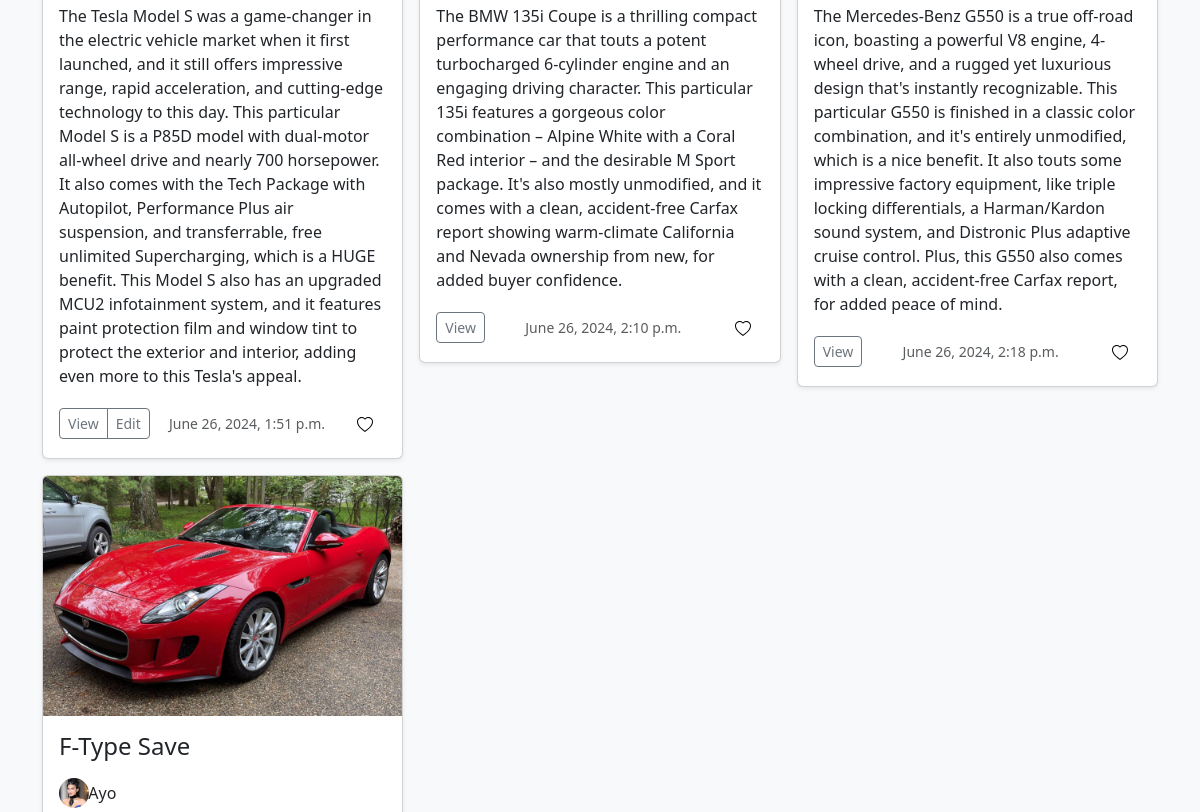
Page /home/ (signed in, middle part) on the earlier database version.
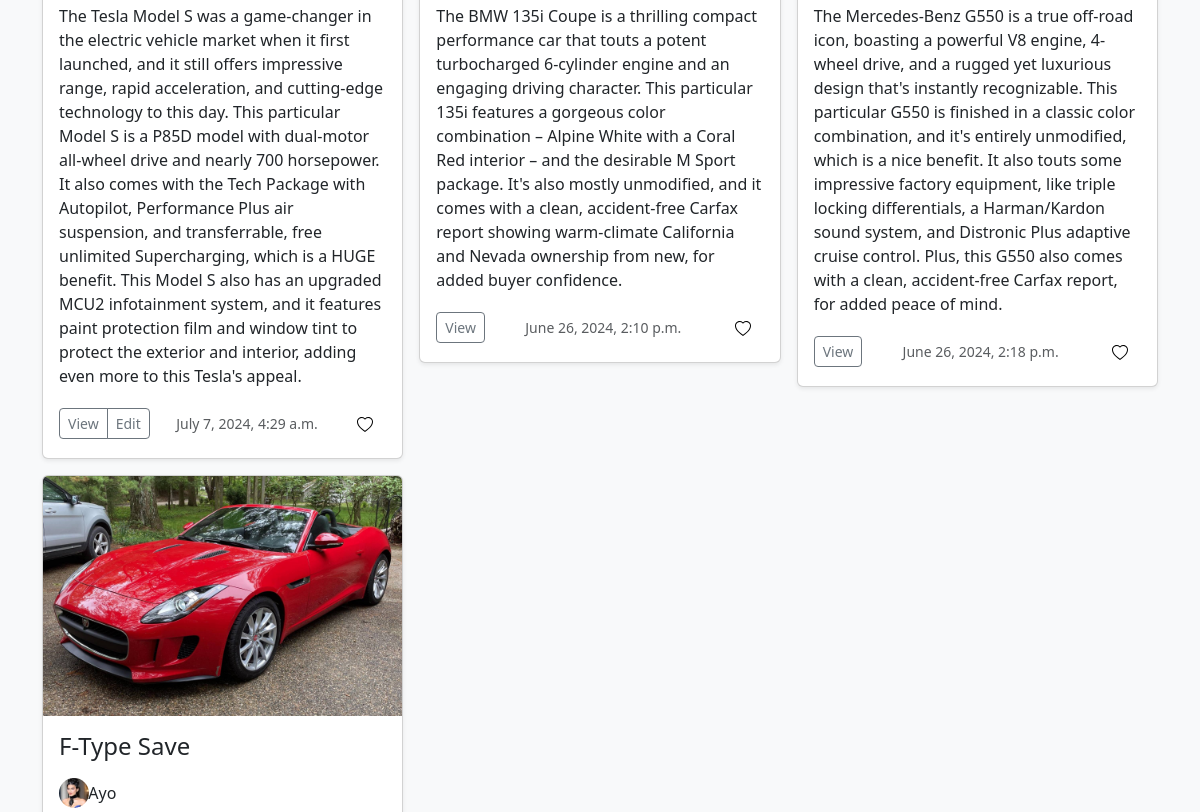
Same page on the later database version.
### main/models.py (models this page shows, shortened)
class Listing(models.Model):
    id = models.UUIDField(primary_key=True, default=uuid.uuid4, unique=True, editable=False)
    created_at = models.DateTimeField(auto_now_add=True)
    updated_at = models.DateTimeField(auto_now=True)
    seller = models.ForeignKey(Profile, on_delete=models.CASCADE)
    brand = models.CharField(max_length=24, choices=CAR_BRANDS, default=None)
    model = models.CharField(max_length=64, )
    vin = models.CharField(max_length=17, )
    mileage = models.IntegerField(default=0)
    color = models.CharField(max_length=24,)
    description = models.TextField()
    engine = models.CharField(max_length=24,)
    transmission = models.CharField(max_length=24, choices=TRANSMISSION_OPTIONS, default=None)
    location = models.OneToOneField(Location, on_delete=models.SET_NULL,null=True)
    image = models.ImageField(upload_to=user_listing_path)

### main/views.py (the view)
# urls.py: path('home/', home_view, name='home'),
@login_required
def home_view(request):
    listings = Listing.objects.all()
    listing_filter = ListingFilter(request.GET, queryset=listings)
    user_liked_listings = LikedListing.objects.filter(profile=request.user.profile).values_list('listing')
    liked_listings_id = [ l[0] for l in user_liked_listings]
    context = {
        'listing_filter': listing_filter,
        'liked_listings_id':liked_listings_id,
    }
    return render(request, 'page_views/home.html', context)

### main/templates/page_views/home.html (shortened to what this page needs)
{% extends 'base/base.html' %}
{% load static %}
{% load crispy_forms_tags%}
{% block 'body' %}
<main>
    <div class="album py-5 bg-light ">
        <div class="">
            <div class="container">
                <div class="row row-cols-1 row-cols-sm-2 row-cols-md-3 g-3">
                    {% for listing in listing_filter.qs %}
                    {% include "components/listing_card.html" %}
                    {% endfor %}
                </div>
            </div>
        </div>
    </div>
</main>
{% endblock %}

### main/templates/components/listing_card.html (shortened to what this page needs)
<div class="col-12 col-md-6 col-lg-4">
    <div class="card shadow-sm">
        <img class="bd-placeholder-img card-img-top" width="100%" src="{{listing.image.url}}" role="img"
            aria-label="Placeholder: Thumbnail" focusable="false">
        <div class="card-body">
            <h4 class="card-text"> {{ listing.model }} </h4>
            <div class="row justify-content-start align-items-center">
                <div class="col-1">
                    <img src="{{listing.seller.photo.url}}" class="rounded-circle" height="30" width="30"
                        style="object-fit: cover;">
                </div>
                <div class="col-4">
                    <p class="card-text">{{listing.seller.user.username}}</p>
                </div>
                <br>
                <br>
                <p class="card-text">{{listing.description}}</p>
                <div class="d-flex justify-content-between align-items-center">
                    <div class="btn-group">
                        <a href="{% url 'listing' id=listing.id %}" type="button"
                            class="btn btn-sm btn-outline-secondary">View</a>
                        {% if listing.seller.user == request.user %}
                        <a href="{% url 'edit' id=listing.id %}" type="button"
                            class="btn btn-sm btn-outline-secondary">Edit</a>
                        {% endif %}
                    </div>
                    <small class="text-muted">{{listing.updated_at}}</small>
                    <button id="like_{{listing.id}}" type="button" value="like" class="btn ">
                    </button>
                </div>
            </div>
        </div>
    </div>
</div>

Differences in the rows shown:
changed Listing: updated_at "June 26, 2024, 1:51 p.m." → "July 7, 2024, 4:29 a.m."
